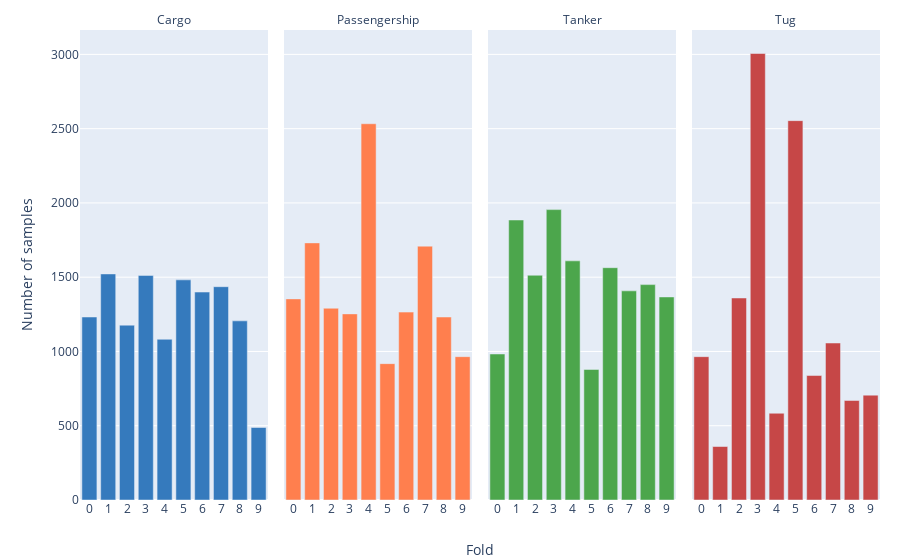

The notebook cell saved with this chart:
### Code cell
bar2 = px.bar(
    class_counts,
    x="fold",         
    y="count",         
    color="class",      
    labels={"fold": "Fold", "count": "Number of samples", "class": "Class"},
    color_discrete_map=custom_colors,
    facet_col="class",
    # title="Sample Counts per Class Across 10 Folds",
)

bar2.for_each_annotation(lambda a: a.update(text=a.text.split("=")[-1]))
bar2.for_each_xaxis(lambda x: x.update({'title': ''}))
bar2.update_layout(
    showlegend=False,
    margin=dict(
        t=30,
        b=60,
        r=20
    )
)
bar2.add_annotation(
    showarrow=False,
    xanchor='center',
    xref='paper', 
    x=0.5, 
    yref='paper',
    y=-0.13,
    text='Fold',
    font=dict(size=14)
)

bar2.show()

### Figure 1 — Plotly figure (JSON) as saved in the notebook; plotly's stock layout.template omitted (floating-point values rounded to 4 significant figures)
{"data": [{"alignmentgroup": "True", "hovertemplate": "Class=Cargo<br>Fold=%{x}<br>Number of samples=%{y}<extra></extra>", "legendgroup": "Cargo", "marker": {"color": "#357ABD", "pattern": {"shape": ""}}, "name": "Cargo", "offsetgroup": "Cargo", "orientation": "v", "showlegend": true, "textposition": "auto", "type": "bar", "x": ["0", "1", "2", "3", "4", "5", "6", "7", "8", "9"], "xaxis": "x", "y": [1232, 1522, 1177, 1512, 1082, 1482, 1400, 1436, 1206, 488], "yaxis": "y"}, {"alignmentgroup": "True", "hovertemplate": "Class=Passengership<br>Fold=%{x}<br>Number of samples=%{y}<extra></extra>", "legendgroup": "Passengership", "marker": {"color": "#FF7F4E", "pattern": {"shape": ""}}, "name": "Passengership", "offsetgroup": "Passengership", "orientation": "v", "showlegend": true, "textposition": "auto", "type": "bar", "x": ["0", "1", "2", "3", "4", "5", "6", "7", "8", "9"], "xaxis": "x2", "y": [1354, 1731, 1291, 1253, 2533, 918, 1265, 1709, 1232, 965], "yaxis": "y2"}, {"alignmentgroup": "True", "hovertemplate": "Class=Tanker<br>Fold=%{x}<br>Number of samples=%{y}<extra></extra>", "legendgroup": "Tanker", "marker": {"color": "#4CA64C", "pattern": {"shape": ""}}, "name": "Tanker", "offsetgroup": "Tanker", "orientation": "v", "showlegend": true, "textposition": "auto", "type": "bar", "x": ["0", "1", "2", "3", "4", "5", "6", "7", "8", "9"], "xaxis": "x3", "y": [983, 1885, 1513, 1955, 1610, 879, 1564, 1408, 1450, 1367], "yaxis": "y3"}, {"alignmentgroup": "True", "hovertemplate": "Class=Tug<br>Fold=%{x}<br>Number of samples=%{y}<extra></extra>", "legendgroup": "Tug", "marker": {"color": "#C64747", "pattern": {"shape": ""}}, "name": "Tug", "offsetgroup": "Tug", "orientation": "v", "showlegend": true, "textposition": "auto", "type": "bar", "x": ["0", "1", "2", "3", "4", "5", "6", "7", "8", "9"], "xaxis": "x4", "y": [965, 360, 1360, 3006, 584, 2554, 838, 1057, 670, 706], "yaxis": "y4"}], "layout": {"annotations": [{"showarrow": false, "text": "Cargo", "x": 0.1175, "xanchor": "center", "xref": "paper", "y": 1, "yanchor": "bottom", "yref": "paper"}, {"showarrow": false, "text": "Passengership", "x": 0.3725, "xanchor": "center", "xref": "paper", "y": 1, "yanchor": "bottom", "yref": "paper"}, {"showarrow": false, "text": "Tanker", "x": 0.6275, "xanchor": "center", "xref": "paper", "y": 1, "yanchor": "bottom", "yref": "paper"}, {"showarrow": false, "text": "Tug", "x": 0.8825, "xanchor": "center", "xref": "paper", "y": 1, "yanchor": "bottom", "yref": "paper"}, {"font": {"size": 14}, "showarrow": false, "text": "Fold", "x": 0.5, "xanchor": "center", "xref": "paper", "y": -0.13, "yref": "paper"}], "barmode": "relative", "legend": {"title": {"text": "Class"}, "tracegroupgap": 0}, "margin": {"b": 60, "r": 20, "t": 30}, "showlegend": false, "xaxis": {"anchor": "y", "domain": [0, 0.235], "title": {"text": ""}}, "xaxis2": {"anchor": "y2", "domain": [0.255, 0.49], "matches": "x", "title": {"text": ""}}, "xaxis3": {"anchor": "y3", "domain": [0.51, 0.745], "matches": "x", "title": {"text": ""}}, "xaxis4": {"anchor": "y4", "domain": [0.765, 1.0], "matches": "x", "title": {"text": ""}}, "yaxis": {"anchor": "x", "domain": [0, 1], "title": {"text": "Number of samples"}}, "yaxis2": {"anchor": "x2", "domain": [0, 1], "matches": "y", "showticklabels": false}, "yaxis3": {"anchor": "x3", "domain": [0, 1], "matches": "y", "showticklabels": false}, "yaxis4": {"anchor": "x4", "domain": [0, 1], "matches": "y", "showticklabels": false}}}
